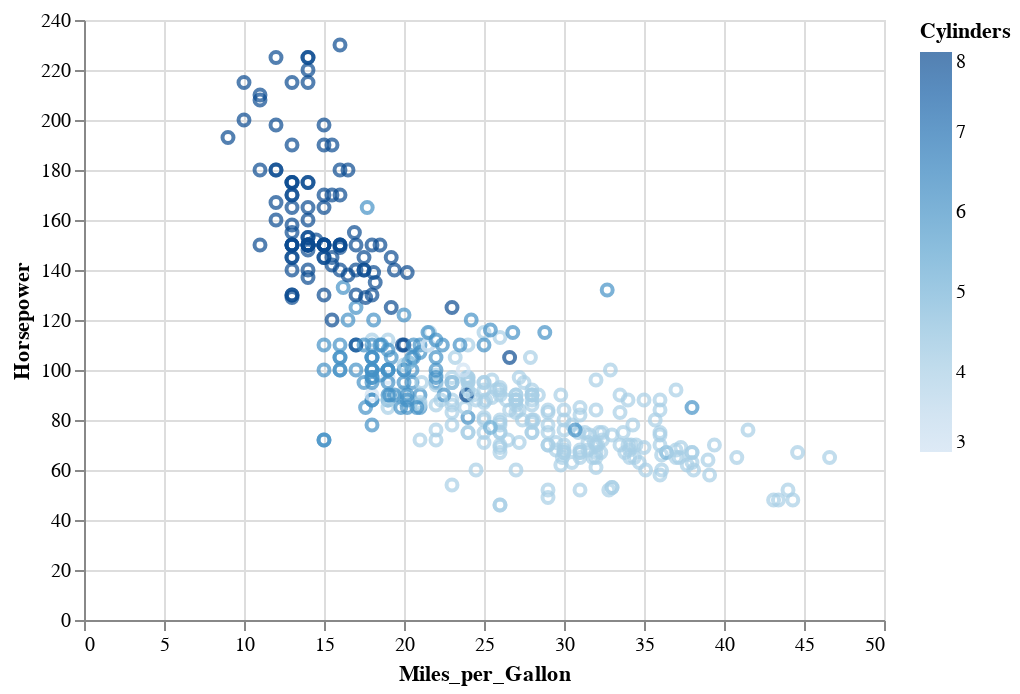

Notebook source saved alongside this figure:
### Code cell
# We use a point as mark
alt.Chart(cars).mark_point().encode(
    x='Miles_per_Gallon',
    y='Horsepower',
    color='Cylinders' # O=Ordinal, N=Nominal, Q=Quantitative; see https://altair-viz.github.io/user_guide/encoding.html#encoding-data-types
)

### Figure 1 — Vega-Lite specification as saved in the notebook (floating-point values rounded to 4 significant figures; data arrays with more than 128 entries replaced by an {"elided": "..."} marker saying what was removed)
{"config": {"view": {"continuousWidth": 400, "continuousHeight": 300}}, "data": {"name": "data-f02450ab61490a1363517a0190416235"}, "mark": "point", "encoding": {"color": {"type": "quantitative", "field": "Cylinders"}, "x": {"type": "quantitative", "field": "Miles_per_Gallon"}, "y": {"type": "quantitative", "field": "Horsepower"}}, "$schema": "https://vega.github.io/schema/vega-lite/v4.8.1.json", "datasets": {"data-f02450ab61490a1363517a0190416235": {"elided": "406 records"}}}
